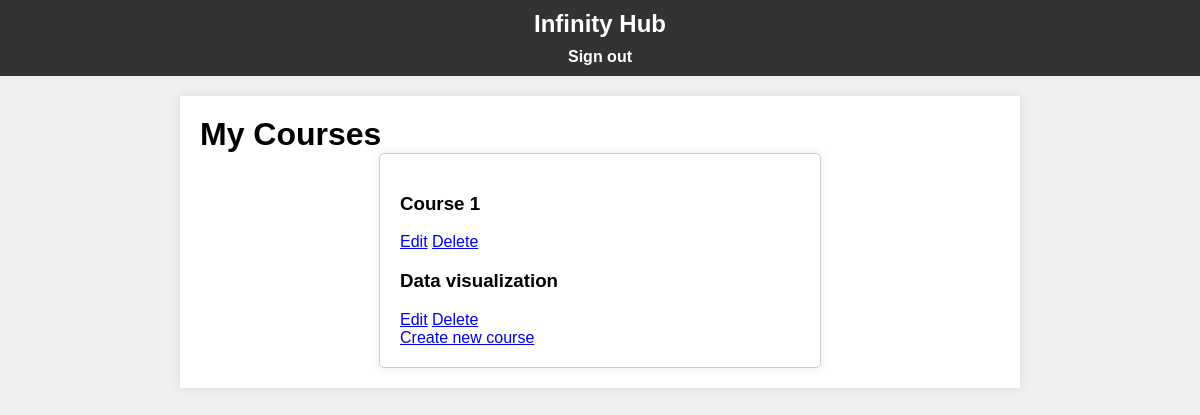
Page /course/mine/ (signed in) on the earlier database version.
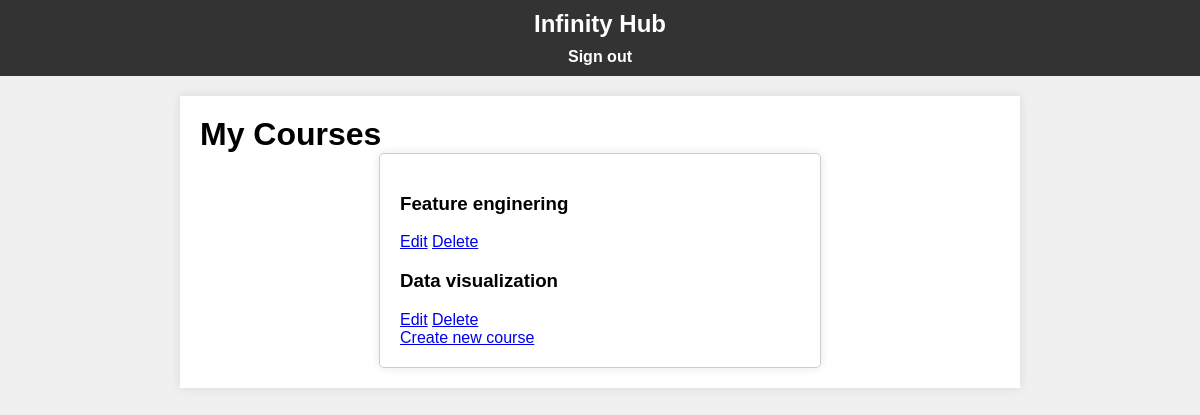
Same page on the later database version.
### courses/models.py (models this page shows, shortened)
class Course(models.Model):
    owner = models.ForeignKey(User, related_name="courses_created",on_delete=models.CASCADE)
    subject = models.ForeignKey(Subject, related_name="courses", on_delete=models.CASCADE)
    title = models.CharField(max_length=200)
    slug = models.SlugField(max_length=200, unique=True)
    overview = models.TextField()
    created = models.DateTimeField(auto_now_add=True)
    class Meta:
        ordering = ['-created']

### courses/views.py (the view)
# urls.py: path('mine/', views.ManageCourseListView.as_view(), name='manage_course_list'),
class ManageCourseListView(OwnerCourseMixin,ListView):
    template_name = 'courses/manage/course/list.html'
    permission_required = 'courses.views_courses'

### courses/views.py (called while the page is built)
    def get_queryset(self):
        qs = super().get_queryset() # type: ignore
        return qs.filter(owner=self.request.user) # type: ignore

### courses/templates/courses/manage/course/list.html (shortened to what this page needs)
{% extends "base.html" %}
{% block content %}
<h1> My Courses </h1>
<div class="module">
    {% for course in object_list  %}
    <div class="course-info">
        <h3>{{ course.title }}</h3>
        <p>
            <a href="{% url "course_edit" course.id %}">Edit</a>
            <a href="{% url "course_delete" course.id %}">Delete</a>
        </p>
    </div>
    {% empty %}
    <p>You haven't created any courses yet</p>
    {% endfor %}
    <p>
        <a href="{% url "course_create" %}" class="button">Create new course</a>
    </p>
</div>
{% endblock content %}

### courses/templates/base.html (shortened to what this page needs)
{% load static %}
<!DOCTYPE html>
<html>
    <head>
        <link href="{% static "css/base.css" %}" rel="stylesheet">
    </head>
    <body>
        <div id="header">
            <a href="/" class="logo"> Infinity Hub</a>
            <ul class="menu">
                {% if request.user.is_authenticated %}
                <li><a href="{% url "logout" %}">Sign out</a></li>
                {% else %}
                <li><a href="{% url "login" %}">Sign in</a></li>
                {% endif %}
            </ul>
        </div>
        <div id="content">
            {% block content %}
            {% endblock content %}
        </div>
    </body>
</html>

### courses/static/css/base.css (style rules this page uses)
body, h1, h2, p, ul, li { margin: 0; padding: 0; }
body { background-color: #f0f0f0; font-family: Arial, sans-serif; }
#header { background-color: #333; color: #fff; padding: 10px 0; text-align: center; }
.logo { text-decoration: none; color: #fff; font-size: 24px; font-weight: bold; }
.menu { list-style: none; margin-top: 10px; }
.menu li { display: inline; margin-right: 20px; }
.menu li:last-child { margin-right: 0; }
.menu a { text-decoration: none; color: #fff; font-weight: bold; }
#content { max-width: 800px; margin: 20px auto; padding: 20px; background-color: #fff; box-shadow: 0 0 10px rgba(0, 0, 0, 0.1); }
.module { background-color: #fff; border: 1px solid #ccc; border-radius: 5px; box-shadow: 0 0 10px rgba(0, 0, 0, 0.1); padding: 20px; margin: 0 auto; max-width: 400px; }

Differences in the rows shown:
changed Course: title "Course 1" → "Feature enginering"
